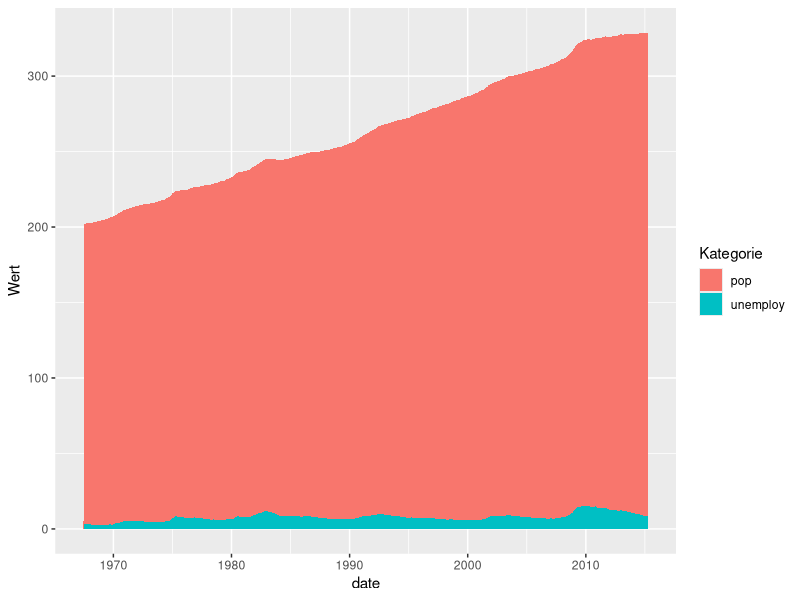
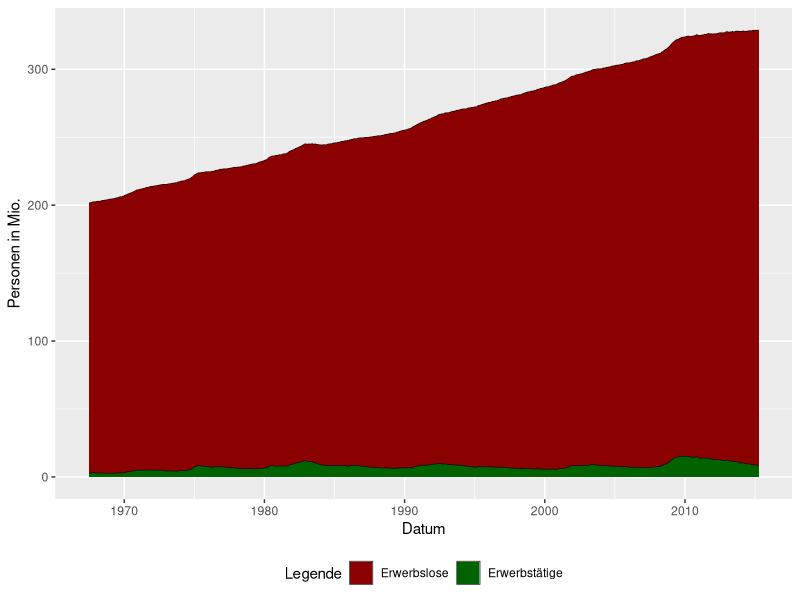
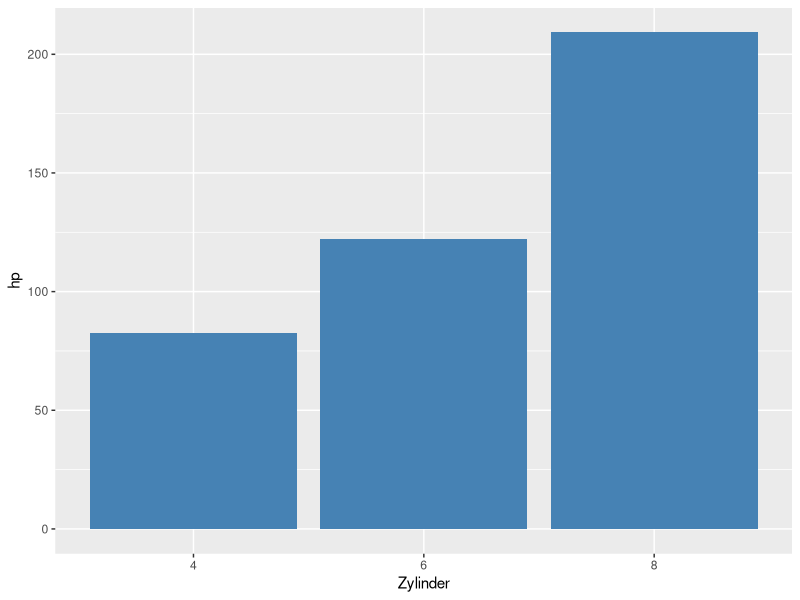
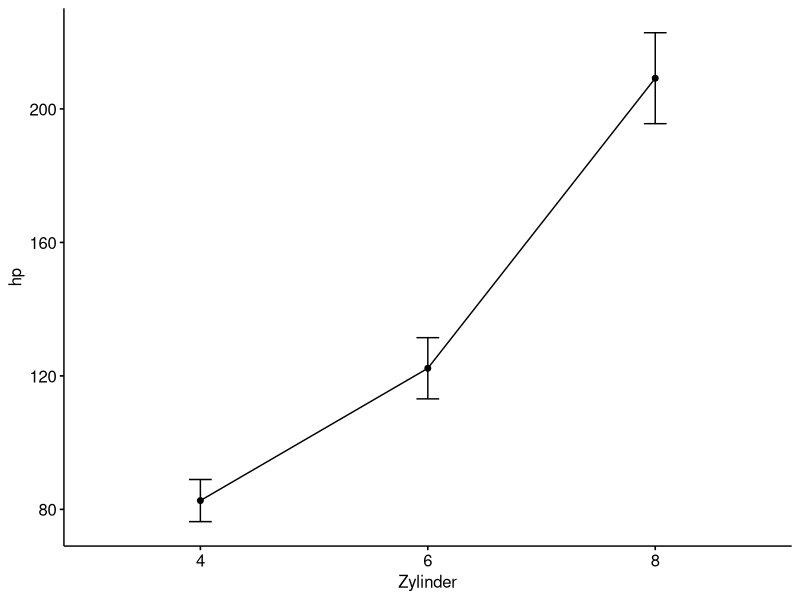
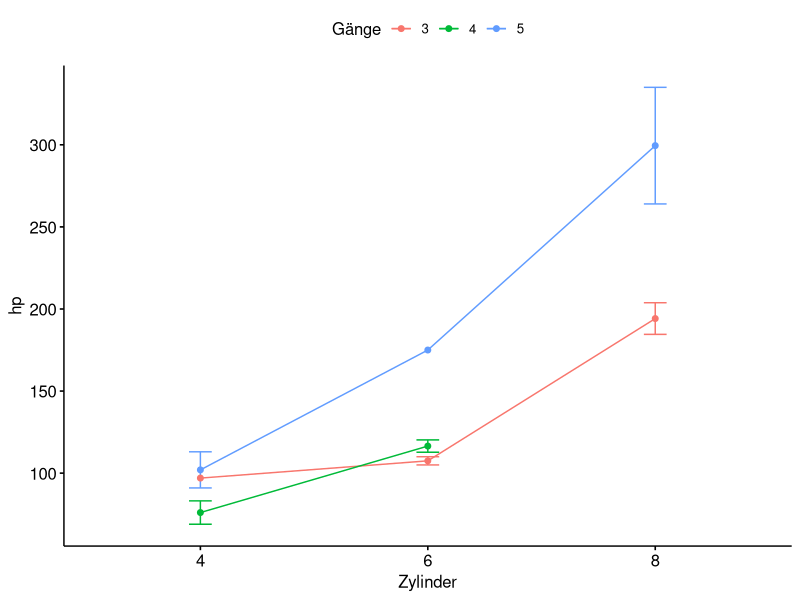

Generate these figures, in order, with R:
# Aufgabe a) Flächendiagramm 

# Bibliotheken laden
library(ggplot2)
library(tidyr)

# Datensatz laden
data(economics)

# Datensatz ins Long-Format umwandeln
economics_long <- economics %>%
  gather(key = "Kategorie", value = "Wert", unemploy, pop)
economics_long$Wert <- economics_long$Wert / 1000

# Gestapeltes Flächendiagramm erstellen
flaechendiagramm <- ggplot(economics_long, aes(x = date, y = Wert, fill = Kategorie)) +
  geom_area()
flaechendiagramm

# Optische Einstellungen anpassen
flaechendiagramm <- flaechendiagramm +
  geom_area(alpha = 0.3, size = 0.2, colour = "black") +
  labs(x = "Datum", y = "Personen in Mio.") +
  theme(legend.position = "bottom") +
  scale_fill_manual(name = "Legende",
                    labels = c("Erwerbslose", "Erwerbstätige"),
                    values = c("darkred", "darkgreen"))
flaechendiagramm

# Aufgabe b) 
# R-Skript zur Lösung der Aufgaben

# Laden der benötigten Pakete
library(ggplot2)
library(ggpubr)

# Umwandeln von numerischen Variablen in Faktoren
mtcars$Zylinder <- as.factor(mtcars$cyl)
mtcars$Gänge <- as.factor(mtcars$gear)

# 1) Säulendiagramm
ggplot(mtcars, aes(x = Zylinder, y = hp)) +
  geom_bar(stat = "summary", fun = "mean", fill = "steelblue") +
  stat_summary(fun.data = mean_sdl, fun.args = list(mult = 1),
               geom = "errorbar", color = "black", width = 0.5,
               size = 1)

# 2) Liniendiagramm
ggline(mtcars, x = "Zylinder", y = "hp", add = "mean_se")

# 3) Erweitertes Liniendiagramm
ggline(mtcars, x = "Zylinder", y = "hp", color = "Gänge", add = "mean_se")

